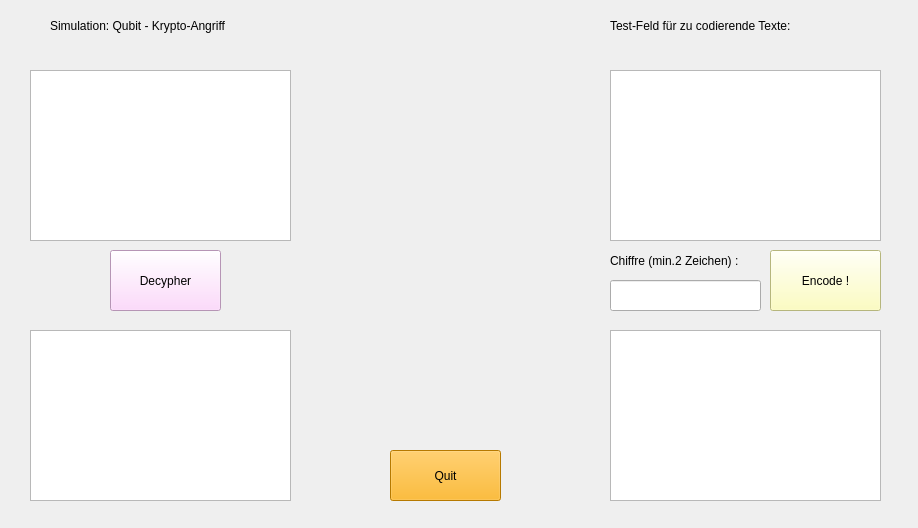
<?xml version="1.0" encoding="UTF-8"?>
<ui version="4.0">
 <class>MainWindow</class>
 <widget class="QMainWindow" name="MainWindow">
  <property name="geometry">
   <rect>
    <x>0</x>
    <y>0</y>
    <width>918</width>
    <height>528</height>
   </rect>
  </property>
  <property name="windowTitle">
   <string>Krypto-Sender (Verschluesselung)</string>
  </property>
  <widget class="QWidget" name="centralwidget">
   <widget class="QPushButton" name="decypherButton">
    <property name="geometry">
     <rect>
      <x>110</x>
      <y>250</y>
      <width>111</width>
      <height>61</height>
     </rect>
    </property>
    <property name="styleSheet">
     <string notr="true">background-color: rgb(255, 208, 253);</string>
    </property>
    <property name="text">
     <string>Decypher</string>
    </property>
   </widget>
   <widget class="QPushButton" name="quitButton">
    <property name="geometry">
     <rect>
      <x>390</x>
      <y>450</y>
      <width>111</width>
      <height>51</height>
     </rect>
    </property>
    <property name="styleSheet">
     <string notr="true">background-color: rgb(255, 170, 0);</string>
    </property>
    <property name="text">
     <string>Quit</string>
    </property>
   </widget>
   <widget class="QTextEdit" name="cryptoInput">
    <property name="geometry">
     <rect>
      <x>30</x>
      <y>70</y>
      <width>261</width>
      <height>171</height>
     </rect>
    </property>
   </widget>
   <widget class="QTextEdit" name="decypherMsgOutput">
    <property name="geometry">
     <rect>
      <x>30</x>
      <y>330</y>
      <width>261</width>
      <height>171</height>
     </rect>
    </property>
   </widget>
   <widget class="QTextEdit" name="messageInput">
    <property name="geometry">
     <rect>
      <x>610</x>
      <y>70</y>
      <width>271</width>
      <height>171</height>
     </rect>
    </property>
   </widget>
   <widget class="QLabel" name="label">
    <property name="geometry">
     <rect>
      <x>610</x>
      <y>250</y>
      <width>161</width>
      <height>21</height>
     </rect>
    </property>
    <property name="text">
     <string>Chiffre (min.2 Zeichen) :</string>
    </property>
   </widget>
   <widget class="QLineEdit" name="keyEdit">
    <property name="geometry">
     <rect>
      <x>610</x>
      <y>280</y>
      <width>151</width>
      <height>31</height>
     </rect>
    </property>
   </widget>
   <widget class="QLabel" name="label_2">
    <property name="geometry">
     <rect>
      <x>610</x>
      <y>10</y>
      <width>271</width>
      <height>31</height>
     </rect>
    </property>
    <property name="text">
     <string>Test-Feld für zu codierende Texte:</string>
    </property>
   </widget>
   <widget class="QLabel" name="label_3">
    <property name="geometry">
     <rect>
      <x>50</x>
      <y>10</y>
      <width>261</width>
      <height>31</height>
     </rect>
    </property>
    <property name="text">
     <string>Simulation: Qubit - Krypto-Angriff</string>
    </property>
   </widget>
   <widget class="QPushButton" name="encodeButton">
    <property name="geometry">
     <rect>
      <x>770</x>
      <y>250</y>
      <width>111</width>
      <height>61</height>
     </rect>
    </property>
    <property name="styleSheet">
     <string notr="true">background-color: rgb(255, 255, 175);</string>
    </property>
    <property name="text">
     <string>Encode !</string>
    </property>
   </widget>
   <widget class="QTextEdit" name="cryptoOutput">
    <property name="geometry">
     <rect>
      <x>610</x>
      <y>330</y>
      <width>271</width>
      <height>171</height>
     </rect>
    </property>
   </widget>
   <widget class="QCustomPlot" name="plot" native="true">
    <property name="geometry">
     <rect>
      <x>300</x>
      <y>80</y>
      <width>301</width>
      <height>351</height>
     </rect>
    </property>
   </widget>
  </widget>
 </widget>
 <customwidgets>
  <customwidget>
   <class>QCustomPlot</class>
   <extends>QWidget</extends>
   <header>qcustomplot.h</header>
   <container>1</container>
  </customwidget>
 </customwidgets>
 <resources/>
 <connections/>
</ui>
